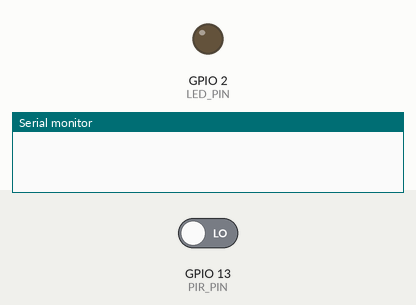
A sketch run on a simulated ESP32. On the bench: output pins drawn as LEDs (lit = HIGH), the last lines printed to the serial monitor. The test bench sets the inputs (shaded band); at power-on: GPIO 13 (PIR_PIN) LOW. WiFi joins after 1.5 s; servers stay silent unless stated.

Above: at 3.0 s.
3.1 s: GPIO 13 (PIR_PIN) driven HIGH
At 5.4 s:
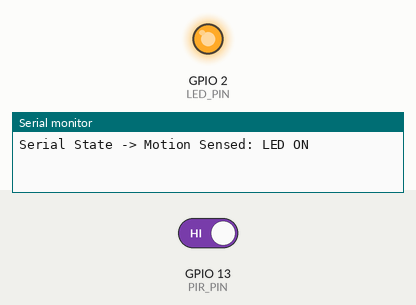
5.7 s: GPIO 13 (PIR_PIN) driven LOW
At 12.4 s:
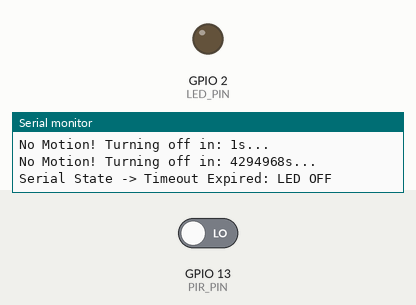
Timing chart, 0 to 13.9 s (numbered marks = the images above; inputs shaded):
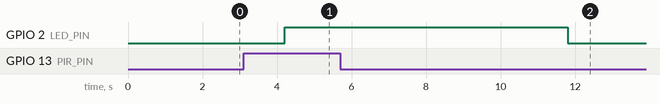

The sketch:

Smart_Power_Saving_System.ino
```cpp
#define BLYNK_TEMPLATE_ID "TMPL3mXxqRdBJ"
#define BLYNK_TEMPLATE_NAME "SmartPowerSavingSystem"
#define BLYNK_AUTH_TOKEN "dlL8ZQEAo3KJraGxIgzIMYzXt085xDq_"


#include <WiFi.h>
#include <BlynkSimpleEsp32.h>

// Network Credentials
char ssid[] = "Nothing Phone (2a)";
char pass[] = "7759089589";

// Hardware Pins
#define PIR_PIN 13
#define LED_PIN 2

// Blynk Datastream Mapping
#define VPIN_OCCUPANCY  V0
#define VPIN_LED_STATUS V1
#define VPIN_OVERRIDE   V3
#define VPIN_ENERGY     V4

// Power Management State Variables
unsigned long lastMotionTime = 0;
const unsigned long powerSaveDelay = 6000; // 6 seconds timeout
bool roomOccupied = false;
bool manualOverrideActive = false;
double totalEnergySaved = 0.0;

// Countdown tracking variable to prevent flood-printing
int lastSecondsPrinted = -1;

// Software Sensitivity Filter Configuration
unsigned long motionTriggerStart = 0;
const unsigned long continuousMotionRequired = 800;

const int LED_FULL_BRIGHT = 255;
const int LED_IDLE_GLOW   = 40;

BlynkTimer timer;

BLYNK_WRITE(VPIN_OVERRIDE) {
  int switchState = param.asInt();
  if (switchState == 1) {
    manualOverrideActive = true;
    digitalWrite(LED_PIN, HIGH);
    Blynk.virtualWrite(VPIN_OCCUPANCY, "Manual Override: ON");
    Blynk.virtualWrite(VPIN_LED_STATUS, LED_FULL_BRIGHT);
    Serial.println("Serial State -> OVERRIDE: Forced ON");
  } else {
    manualOverrideActive = false;
    roomOccupied = false;
    digitalWrite(LED_PIN, LOW);
    Blynk.virtualWrite(VPIN_OCCUPANCY, "Automation Active");
    Blynk.virtualWrite(VPIN_LED_STATUS, LED_IDLE_GLOW);
    Serial.println("Serial State -> OVERRIDE: Disabled (Automation Active)");
  }
}

void checkEnergySystem() {
  if (manualOverrideActive) return;

  int motion = digitalRead(PIR_PIN);

  if (motion == HIGH) {
    if (motionTriggerStart == 0) {
      motionTriggerStart = millis();
    }

    if ((millis() - motionTriggerStart) > continuousMotionRequired) {
      lastMotionTime = millis();
      lastSecondsPrinted = -1; // Reset countdown memory

      if (!roomOccupied) {
        roomOccupied = true;
        digitalWrite(LED_PIN, HIGH);
        Blynk.virtualWrite(VPIN_OCCUPANCY, "Occupied");
        Blynk.virtualWrite(VPIN_LED_STATUS, LED_FULL_BRIGHT);
        Serial.println("\nSerial State -> Motion Sensed: LED ON");
      }
    }
  } else {
    motionTriggerStart = 0;

    if (roomOccupied) {
      // Calculate how many seconds have passed, and invert it for a remaining countdown
      unsigned long msPassed = millis() - lastMotionTime;
      int secondsRemaining = ((powerSaveDelay - msPassed) / 1000) + 1;

      if (secondsRemaining < 1) secondsRemaining = 1;

      // Only print if the second integer has actually decremented
      if (secondsRemaining != lastSecondsPrinted) {
        Serial.print("No Motion! Turning off in: ");
        Serial.print(secondsRemaining);
        Serial.println("s...");
        lastSecondsPrinted = secondsRemaining;
      }
    }

    if (roomOccupied && (millis() - lastMotionTime > powerSaveDelay)) {
      roomOccupied = false;
      digitalWrite(LED_PIN, LOW);
      totalEnergySaved += 0.05;
      Blynk.virtualWrite(VPIN_OCCUPANCY, "Unoccupied");
      Blynk.virtualWrite(VPIN_LED_STATUS, LED_IDLE_GLOW);
      Blynk.virtualWrite(VPIN_ENERGY, totalEnergySaved);
      Serial.println("Serial State -> Timeout Expired: LED OFF\n");
    }
  }
}

void setup() {
  Serial.begin(115200);
  pinMode(PIR_PIN, INPUT);
  pinMode(LED_PIN, OUTPUT);
  digitalWrite(LED_PIN, LOW);

  Blynk.begin(BLYNK_AUTH_TOKEN, ssid, pass);
  timer.setInterval(200L, checkEnergySystem);
}

void loop() {
  Blynk.run();
  timer.run();
}
```

Measured:
- after the input at 3.1 s, GPIO 2 (LED_PIN): LOW → HIGH after 1.1 s
- after the input at 5.7 s, GPIO 2 (LED_PIN): HIGH → LOW after 6.1 s
